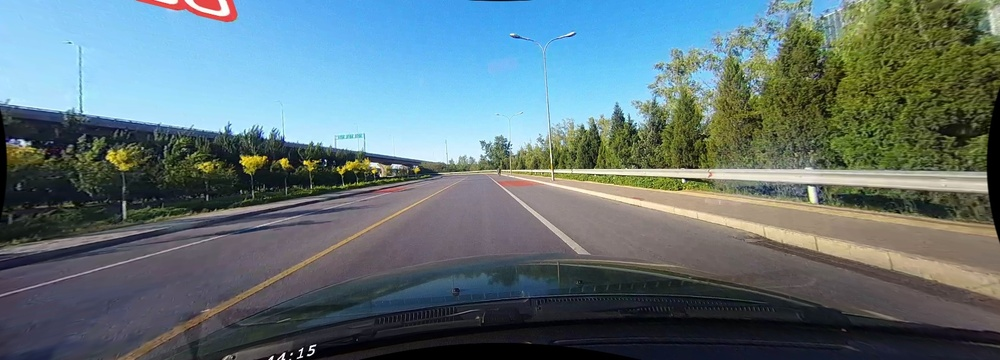
#> input picture test-image/demo/03605.jpg, 1000 x 360 px, shrunk from 1640 x 590 before the run, found by its file name
$ python demo.py
#> lines starting #> are read from the running program, lines starting #| are printed output that depends on the picture; after the words box and inside, x2 and y2 are one past the last pixel; in counts of white or black regions, pixels touching at a corner belong together
# 项目介绍：基于数图像处理的
#
#
#
#
#
import numpy as np
import cv2 as cv
import matplotlib.pyplot as plt


# 灰度图转换
def grayscale(image):
    return cv.cvtColor(image, cv.COLOR_RGB2GRAY)

# 高斯滤波
# size为高斯核大小，即高斯滤波器的尺寸；0是高斯标准差，一般默认为0
def gaussian_blur(image, kernel_size):
    return cv.GaussianBlur(image, (kernel_size, kernel_size), 0)

# Canny边缘检测
# low_threshold低阈值； high_threshold高阈值
def canny(edge_image, low_threshold, high_threshold):
    return cv.Canny(image, low_threshold, high_threshold)

#  生成感兴趣区域
# 步骤：1.生成一个与原image大小一致的的mask矩阵，初始化为全0
# 2.对照原图在mask上构建感兴趣区域
# 3.利用opencv中cv.fillpoly()函数对所限定的多边形轮廓进行填充，填充为1，即全白。
# 4.利用opencv中cv.bitwise()函数与canny边缘检测后的图像按位与，保留原图相中对应感兴趣区域内的白色像素值，剔除黑色像素值

def region_of_interest(image, vertices):
    mask = np.zeros_like(image)  # 生成维度与image大小一致的mask矩阵，并为其初始化为全0,即构建出全黑的mask图像

    # 填充顶点vertices中间区域
    if len(image.shape) > 2:    # image.shape是一个1*3的矩阵，len()方法，返回的是矩阵中列元素的个数
        channel_count = image.shape[2]
        ignore_mask_color = (255,) * channel_count
    else:
        ignore_mask_color = 255

# cv.fillPoly()用于一个被多边形轮廓所限定的区域内进行填充。mask：图像；vertices：顶点坐标的小数点位数；ignore_mask_color:多边形的颜色
    cv.fillPoly(mask, vertices, ignore_mask_color)
    cv.imshow('maskRIO',mask)
# cv.bitwise_and()函数是对二进制数据进行与操作，即对图像每个像素值进行二进制与操作
# 利用掩膜进行与操作，即掩膜图像白色区域是对需要处理图像像素的保留，黑色区域是对需要处理图像像素的剔除。
    masked_image = cv.bitwise_and(image, mask)
    return masked_image

# 原图像与车道线图像按照a:b比例融合
def weighted_img(img, initial_img, a=0.8, b=1., c=0.):
    return cv.addWeighted(initial_img, a, img, b, c)  # cv.addWeighted()函数是将两张相同大小，相同类型的图片融合


# 绘制车道线
def draw_lines(image, lines, color=[0,255,0], thickness=2):

    right_y_set = []
    right_x_set = []
    right_slope_set = []

    left_y_set = []
    left_x_set = []
    left_slope_set = []

    slope_min = .35  # 斜率低阈值
    slope_max = .85  # 斜率高阈值
    middle_x = image.shape[1] / 2  # 图像中线x坐标
    max_y = image.shape[0]  # 最大y坐标

    for line in lines:
        for x1, y1, x2, y2 in line:
            fit = np.polyfit((x1, x2), (y1, y2), 1)    # 一次多项式拟合相当于线性拟合，即拟合成直线
            slope = fit[0]  # 斜率

            if slope_min < np.absolute(slope) <= slope_max:

                # 将斜率大于0且线段X坐标在图像中线右边的点存为右边车道线
                if slope > 0 and x1 > middle_x and x2 > middle_x:
                    right_y_set.append(y1)
                    right_y_set.append(y2)
                    right_x_set.append(x1)
                    right_x_set.append(x2)
                    right_slope_set.append(slope)

                # 将斜率小于0且线段X坐标在图像中线左边的点存为左边车道线
                elif slope < 0 and x1 < middle_x and x2 < middle_x:
                    left_y_set.append(y1)
                    left_y_set.append(y2)
                    left_x_set.append(x1)
                    left_x_set.append(x2)
                    left_slope_set.append(slope)

    # 绘制左车道线
    if left_y_set:
        lindex = left_y_set.index(min(left_y_set))  # 图像中的最高点，对应坐标系中y的最小值
        left_x_top = left_x_set[lindex]
        left_y_top = left_y_set[lindex]
        lslope = np.median(left_slope_set)   # 计算斜率的平均值

    # 根据斜率计算车道线与图片下方交点作为起点
    left_x_bottom = int(left_x_top + (max_y - left_y_top) / lslope)

    # 绘制线段
    cv.line(image, (left_x_bottom, max_y), (left_x_top, left_y_top), color, thickness)

    # 绘制右车道线
    if right_y_set:
        rindex = right_y_set.index(min(right_y_set))  # 最高点
        right_x_top = right_x_set[rindex]
        right_y_top = right_y_set[rindex]
        rslope = np.median(right_slope_set)

    # 根据斜率计算车道线与图片下方交点作为起点
    right_x_bottom = int(right_x_top + (max_y - right_y_top) / rslope)

    # 绘制线段
    cv.line(image, (right_x_top, right_y_top), (right_x_bottom, max_y), color, thickness)

def hough_lines(img, rho, theta, threshold, min_line_len, max_line_gap):

    # rho：线段以像素为单位的距离精度
    # theta : 像素以弧度为单位的角度精度(np.pi/180较为合适)
    # threshold : 霍夫平面累加的阈值
    # minLineLength : 线段最小长度(像素级)
    # maxLineGap : 最大允许断裂长度
    lines = cv.HoughLinesP(img, rho, theta, threshold, np.array([]), minLineLength=min_line_len, maxLineGap=max_line_gap)
    return lines

def process_image(image):

    kernel_size = 5      # 高斯滤波器大小size
    canny_low_threshold = 75     # canny边缘检测低阈值
    canny_high_threshold = canny_low_threshold * 3    # canny边缘检测高阈值

    rho = 1       # 霍夫像素单位
    theta = np.pi / 180    # 霍夫角度移动步长
    hof_threshold = 20   # 霍夫平面累加阈值threshold
    min_line_len = 30    # 线段最小长度
    max_line_gap = 60    # 最大允许断裂长度

    alpha = 0.8   # 原图像权重
    beta = 1.     # 车道线图像权重
    lambda_ = 0.

    imshape = image.shape  # 获取图像大小，返回的值是H,W,C（H是图像的高，W是图像的宽，C表示图像有几层）
    # print(imshape) #(459, 867, 3) 代表的意思就是该图高459，宽867，有bgr三层

    # 灰度图转换
    gray = grayscale(image)
    # cv.imshow('gray_image', gray)

    # 高斯滤波
    blur_gray = gaussian_blur(gray, kernel_size)
    # cv.imshow('blur_gray_image', blur_gray)

    # Canny边缘检测
    edge_image = canny(blur_gray, canny_low_threshold, canny_high_threshold)
    cv.imshow('edge_image', edge_image)

    # 绘制感兴趣区域
    vertices = np.array([[(0, imshape[0]), (9 * imshape[1] / 20, 11 * imshape[0] / 18),
                          (11 * imshape[1] / 20, 11 * imshape[0] / 18), (imshape[1], imshape[0])]], dtype=np.int32)
    masked_edges = region_of_interest(edge_image, vertices)

    cv.imshow('masked_edges_image', masked_edges)

    # 基于霍夫变换的直线检测
    lines = hough_lines(masked_edges, rho, theta, hof_threshold, min_line_len, max_line_gap)
    line_image = np.zeros_like(image)   # 构造一个与image矩阵大小维度一致的矩阵，并初始化为全0（纯黑）

    # 绘制车道线线段
    draw_lines(line_image, lines, thickness=10)
    cv.imshow('line_image',line_image)
    # 图像融合
    final_image = weighted_img(image, line_image, alpha, beta, lambda_)
    # cv.imshow('final_image',final_image)
    return final_image

if __name__ == '__main__':
    # [6 lines of commented-out code are left out]
    save_path='D:/lane-detection-cv/result-image/'

    # 测试图片的路径
    image = cv.imread('D:/lane-detection-cv/test-image/demo/03605.jpg')
#> image is the input picture: shape (360, 1000, 3); mean B, G, R 119.8, 115.5, 96.5
    # 显示原始图像
    #cv.imshow('original_image', image)

    # 显示图像融入的最终效果图
    final_image = process_image(image)
#> in grayscale, `return cv.cvtColor(image, cv.COLOR_RGB2GRAY)`:
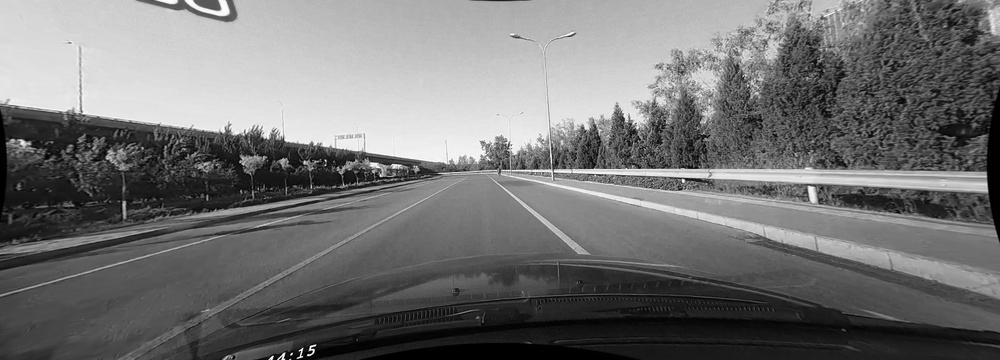
#> returned value: shape (360, 1000); min 0, max 255, mean 114.6
#> in canny, `return cv.Canny(image, low_threshold, high_threshold)`:
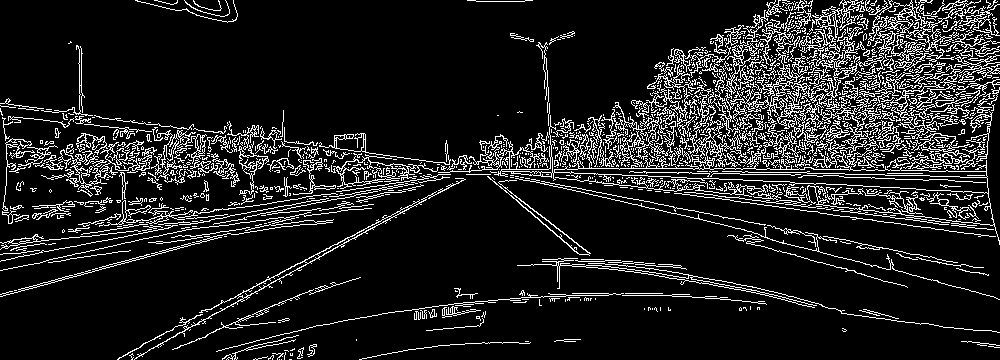
#> returned value: shape (360, 1000); 12.5% white in thin lines or dots
#> in region_of_interest, `cv.fillPoly(mask, vertices, ignore_mask_color)`:
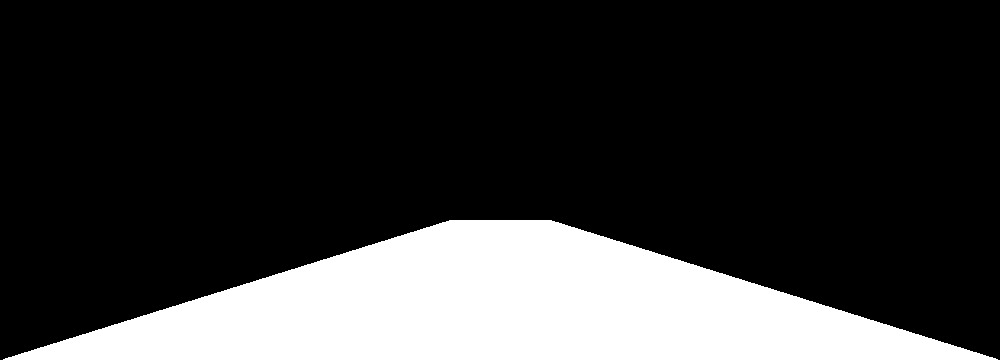
#> mask: shape (360, 1000); 21.4% white; 1 white region, box (x1, y1, x2, y2) and area: (3, 220, 998, 360) 77028
#> in region_of_interest, `masked_image = cv.bitwise_and(image, mask)`:
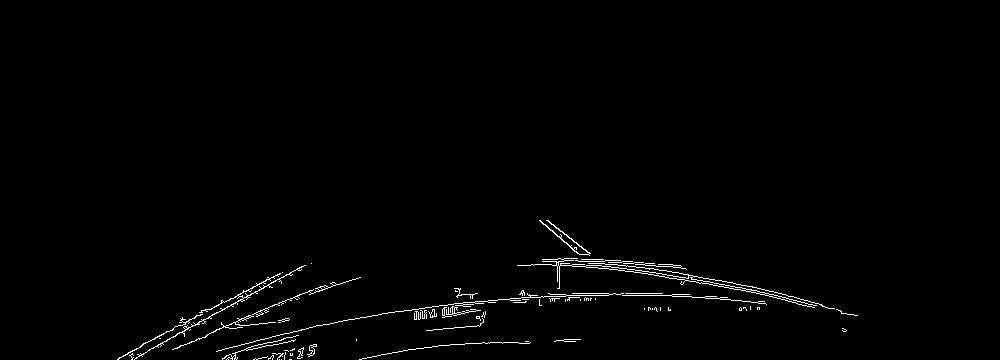
#> masked_image: shape (360, 1000); 1.1% white in thin lines or dots, all inside (x1, y1, x2, y2) = (117, 220, 858, 360)
#> in hough_lines, `lines = cv.HoughLinesP(img, rho, theta, threshold, np.array([]), minLi..`: lines = 72 rows, first 6: [454, 288, 719, 298], [338, 321, 440, 305], [564, 242, 857, 315], [416, 319, 563, 294], [465, 343, 575, 341], [644, 273, 680, 267]
#> the loop in draw_lines, `for line in lines:` made 72 passes
#> line on passes 1 to 12: [[454, 288, 719, 298]], [[338, 321, 440, 305]], [[564, 242, 857, 315]], [[416, 319, 563, 294]], [[465, 343, 575, 341]], [[644, 273, 680, 267]], [[751, 302, 799, 298]], [[522, 302, 615, 293]], [[118, 358, 266, 279]], [[414, 319, 632, 261]], [[542, 261, 760, 288]], [[131, 359, 273, 281]]
#> after the loop in draw_lines, `for line in lines:`: left_slope_set = [-0.534, -0.549, -0.365, -0.553, -0.404, -0.53, -0.399, -0.534, -0.532, -0.53]; left_x_set = [118, 266, 131, 273, 215, 267, 134, 304, 223, 332, 118, 282, 172, 325, 138, 301, 142, 268, 129, 278]; left_y_set = [358, 279, 359, 281, 330, 311, 359, 265, 326, 282, 359, 272, 349, 288, 356, 269, 344, 277, 355, 276]; right_slope_set = [0.838, 0.815, 0.838]; right_x_set = [539, 644, 548, 656, 547, 652]; right_y_set = [220, 308, 220, 308, 220, 308]
#> in draw_lines, `lindex = left_y_set.index(min(left_y_set))`: lindex = 7
#> in draw_lines, `left_x_top = left_x_set[lindex]`: left_x_top = 304
#> in draw_lines, `left_y_top = left_y_set[lindex]`: left_y_top = 265
#> in draw_lines, `lslope = np.median(left_slope_set)`: lslope = -0.531
#> in draw_lines, `left_x_bottom = int(left_x_top + (max_y - left_y_top) / lslope)`: left_x_bottom = 125
#> in draw_lines, `cv.line(image, (left_x_bottom, max_y), (left_x_top, left_y_top), color..`:
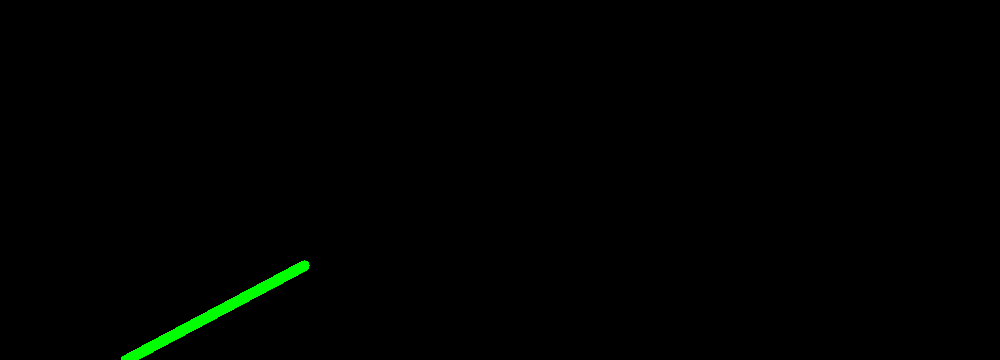
#> image: shape (360, 1000, 3); mean of channels 0, 1, 2 0, 1.6, 0; drawn as B, G, R
#> in draw_lines, `rindex = right_y_set.index(min(right_y_set))`: rindex = 0
#> in draw_lines, `right_x_top = right_x_set[rindex]`: right_x_top = 539
#> in draw_lines, `right_y_top = right_y_set[rindex]`: right_y_top = 220
#> in draw_lines, `rslope = np.median(right_slope_set)`: rslope = 0.838
#> in draw_lines, `right_x_bottom = int(right_x_top + (max_y - right_y_top) / rslope)`: right_x_bottom = 706
#> in draw_lines, `cv.line(image, (right_x_top, right_y_top), (right_x_bottom, max_y), co..`:
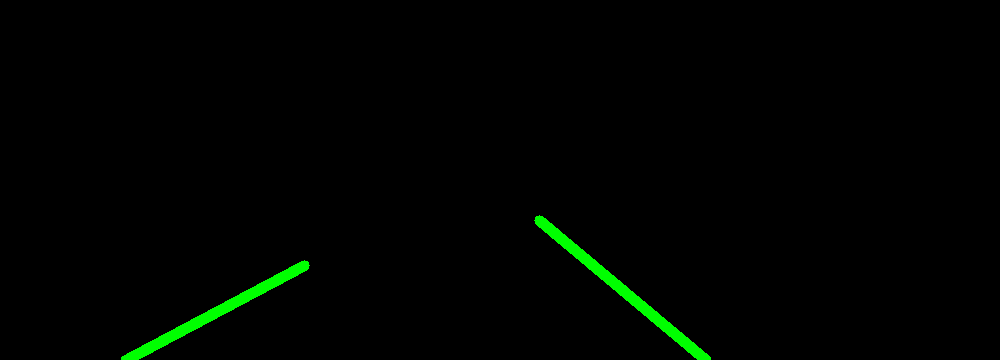
#> image: shape (360, 1000, 3); 0.67% of pixels changed, all inside (x1, y1, x2, y2) = (534, 215, 711, 360); drawn as B, G, R
    # 显示检测效果图
    cv.imshow('final_image',final_image)
    cv.waitKey(0)
    # 保存效果图
    cv.imwrite(str(save_path)+'3.jpg',final_image)
    cv.destroyAllWindows()
